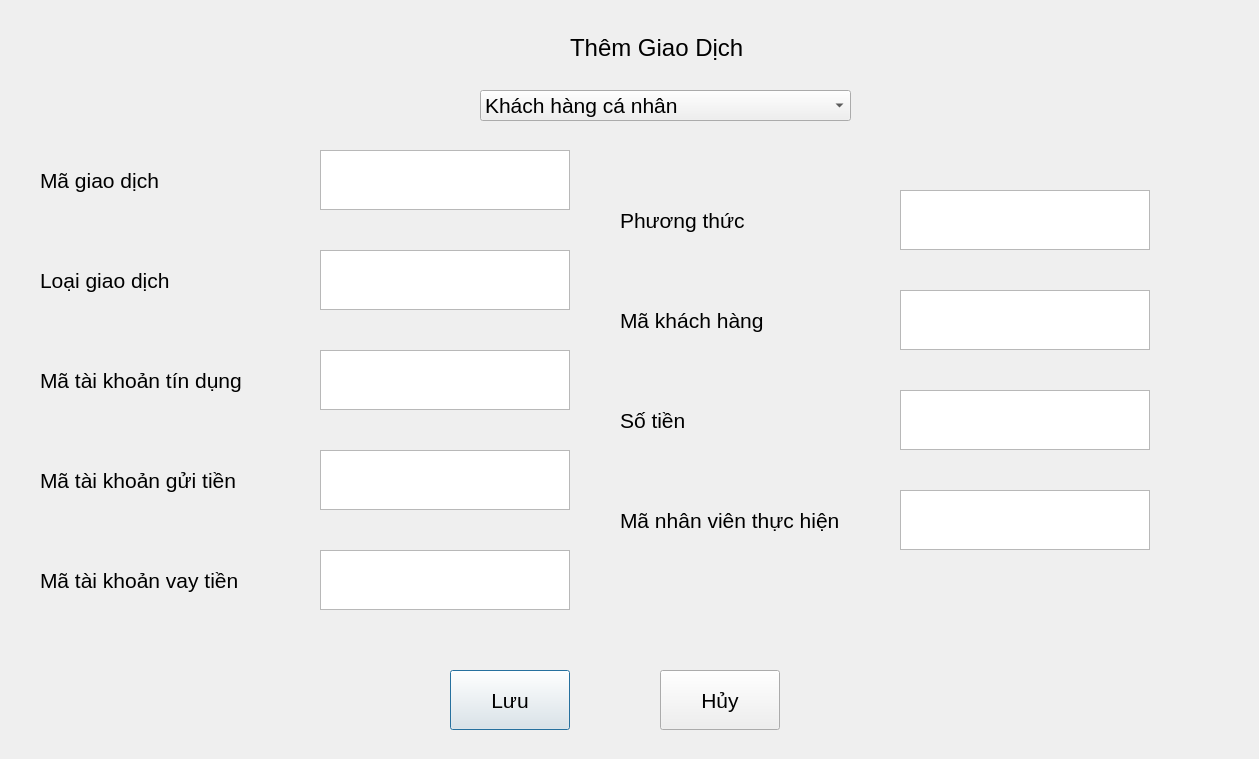
<?xml version="1.0" encoding="UTF-8"?>
<ui version="4.0">
 <class>Dialog</class>
 <widget class="QDialog" name="Dialog">
  <property name="geometry">
   <rect>
    <x>0</x>
    <y>0</y>
    <width>1259</width>
    <height>759</height>
   </rect>
  </property>
  <property name="font">
   <font>
    <family>MS Shell Dlg 2</family>
    <pointsize>16</pointsize>
   </font>
  </property>
  <property name="windowTitle">
   <string>Dialog</string>
  </property>
  <widget class="QLabel" name="label">
   <property name="geometry">
    <rect>
     <x>40</x>
     <y>160</y>
     <width>200</width>
     <height>40</height>
    </rect>
   </property>
   <property name="font">
    <font>
     <pointsize>16</pointsize>
    </font>
   </property>
   <property name="text">
    <string>Mã giao dịch</string>
   </property>
  </widget>
  <widget class="QTextEdit" name="textEdit">
   <property name="geometry">
    <rect>
     <x>320</x>
     <y>150</y>
     <width>250</width>
     <height>60</height>
    </rect>
   </property>
  </widget>
  <widget class="QLabel" name="label_3">
   <property name="geometry">
    <rect>
     <x>40</x>
     <y>360</y>
     <width>261</width>
     <height>40</height>
    </rect>
   </property>
   <property name="font">
    <font>
     <pointsize>16</pointsize>
    </font>
   </property>
   <property name="text">
    <string>Mã tài khoản tín dụng</string>
   </property>
  </widget>
  <widget class="QTextEdit" name="textEdit_3">
   <property name="geometry">
    <rect>
     <x>320</x>
     <y>350</y>
     <width>250</width>
     <height>60</height>
    </rect>
   </property>
  </widget>
  <widget class="QPushButton" name="pushButton">
   <property name="geometry">
    <rect>
     <x>450</x>
     <y>670</y>
     <width>120</width>
     <height>60</height>
    </rect>
   </property>
   <property name="text">
    <string>Lưu</string>
   </property>
  </widget>
  <widget class="QLabel" name="label_5">
   <property name="geometry">
    <rect>
     <x>570</x>
     <y>30</y>
     <width>211</width>
     <height>36</height>
    </rect>
   </property>
   <property name="font">
    <font>
     <pointsize>18</pointsize>
    </font>
   </property>
   <property name="text">
    <string>Thêm Giao Dịch</string>
   </property>
  </widget>
  <widget class="QTextEdit" name="textEdit_2">
   <property name="geometry">
    <rect>
     <x>320</x>
     <y>250</y>
     <width>250</width>
     <height>60</height>
    </rect>
   </property>
  </widget>
  <widget class="QLabel" name="label_4">
   <property name="geometry">
    <rect>
     <x>40</x>
     <y>260</y>
     <width>200</width>
     <height>40</height>
    </rect>
   </property>
   <property name="font">
    <font>
     <pointsize>16</pointsize>
    </font>
   </property>
   <property name="text">
    <string>Loại giao dịch</string>
   </property>
  </widget>
  <widget class="QTextEdit" name="textEdit_8">
   <property name="geometry">
    <rect>
     <x>900</x>
     <y>390</y>
     <width>250</width>
     <height>60</height>
    </rect>
   </property>
  </widget>
  <widget class="QTextEdit" name="textEdit_5">
   <property name="geometry">
    <rect>
     <x>320</x>
     <y>550</y>
     <width>250</width>
     <height>60</height>
    </rect>
   </property>
  </widget>
  <widget class="QLabel" name="label_6">
   <property name="geometry">
    <rect>
     <x>620</x>
     <y>200</y>
     <width>200</width>
     <height>40</height>
    </rect>
   </property>
   <property name="font">
    <font>
     <pointsize>16</pointsize>
    </font>
   </property>
   <property name="text">
    <string>Phương thức</string>
   </property>
  </widget>
  <widget class="QTextEdit" name="textEdit_7">
   <property name="geometry">
    <rect>
     <x>900</x>
     <y>290</y>
     <width>250</width>
     <height>60</height>
    </rect>
   </property>
  </widget>
  <widget class="QLabel" name="label_7">
   <property name="geometry">
    <rect>
     <x>620</x>
     <y>400</y>
     <width>261</width>
     <height>40</height>
    </rect>
   </property>
   <property name="font">
    <font>
     <pointsize>16</pointsize>
    </font>
   </property>
   <property name="text">
    <string>Số tiền</string>
   </property>
  </widget>
  <widget class="QLabel" name="label_8">
   <property name="geometry">
    <rect>
     <x>620</x>
     <y>300</y>
     <width>271</width>
     <height>40</height>
    </rect>
   </property>
   <property name="font">
    <font>
     <pointsize>16</pointsize>
    </font>
   </property>
   <property name="text">
    <string>Mã khách hàng</string>
   </property>
  </widget>
  <widget class="QTextEdit" name="textEdit_6">
   <property name="geometry">
    <rect>
     <x>900</x>
     <y>190</y>
     <width>250</width>
     <height>60</height>
    </rect>
   </property>
  </widget>
  <widget class="QLabel" name="label_9">
   <property name="geometry">
    <rect>
     <x>40</x>
     <y>560</y>
     <width>200</width>
     <height>40</height>
    </rect>
   </property>
   <property name="font">
    <font>
     <pointsize>16</pointsize>
    </font>
   </property>
   <property name="text">
    <string>Mã tài khoản vay tiền</string>
   </property>
  </widget>
  <widget class="QLabel" name="label_10">
   <property name="geometry">
    <rect>
     <x>620</x>
     <y>500</y>
     <width>261</width>
     <height>40</height>
    </rect>
   </property>
   <property name="font">
    <font>
     <pointsize>16</pointsize>
    </font>
   </property>
   <property name="text">
    <string>Mã nhân viên thực hiện</string>
   </property>
  </widget>
  <widget class="QTextEdit" name="textEdit_4">
   <property name="geometry">
    <rect>
     <x>320</x>
     <y>450</y>
     <width>250</width>
     <height>60</height>
    </rect>
   </property>
  </widget>
  <widget class="QLabel" name="label_11">
   <property name="geometry">
    <rect>
     <x>40</x>
     <y>460</y>
     <width>261</width>
     <height>40</height>
    </rect>
   </property>
   <property name="font">
    <font>
     <pointsize>16</pointsize>
    </font>
   </property>
   <property name="text">
    <string>Mã tài khoản gửi tiền</string>
   </property>
  </widget>
  <widget class="QTextEdit" name="textEdit_9">
   <property name="geometry">
    <rect>
     <x>900</x>
     <y>490</y>
     <width>250</width>
     <height>60</height>
    </rect>
   </property>
  </widget>
  <widget class="QPushButton" name="pushButton_2">
   <property name="geometry">
    <rect>
     <x>660</x>
     <y>670</y>
     <width>120</width>
     <height>60</height>
    </rect>
   </property>
   <property name="text">
    <string>Hủy</string>
   </property>
  </widget>
  <widget class="QComboBox" name="comboBox">
   <property name="geometry">
    <rect>
     <x>480</x>
     <y>90</y>
     <width>371</width>
     <height>31</height>
    </rect>
   </property>
   <item>
    <property name="text">
     <string>Khách hàng cá nhân</string>
    </property>
   </item>
   <item>
    <property name="text">
     <string>Khách hàng tổ chức/doanh nghiệp</string>
    </property>
   </item>
  </widget>
 </widget>
 <resources/>
 <connections/>
</ui>
